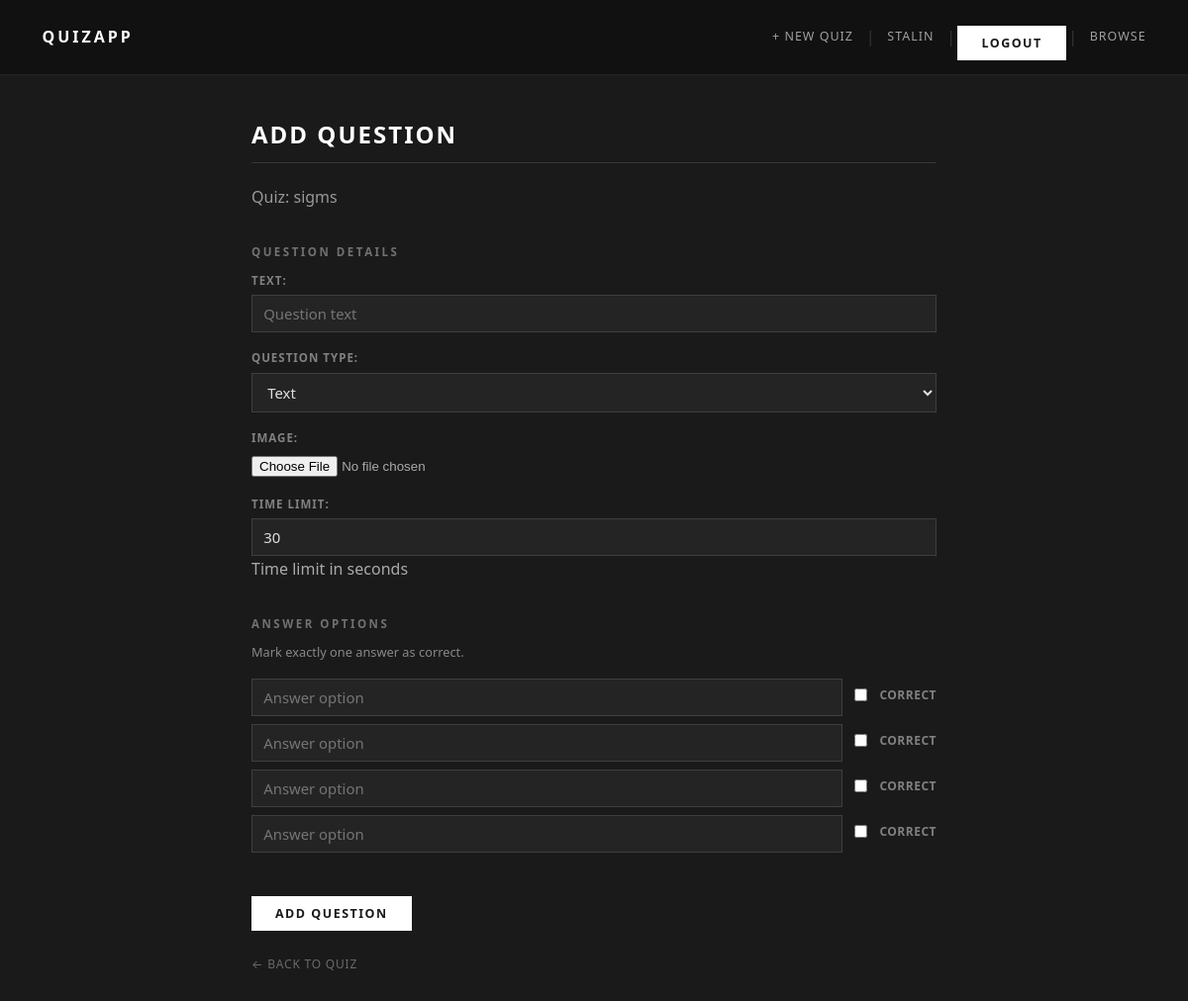
The app's page /quizzes/2/add-question/ (signed in), older data.
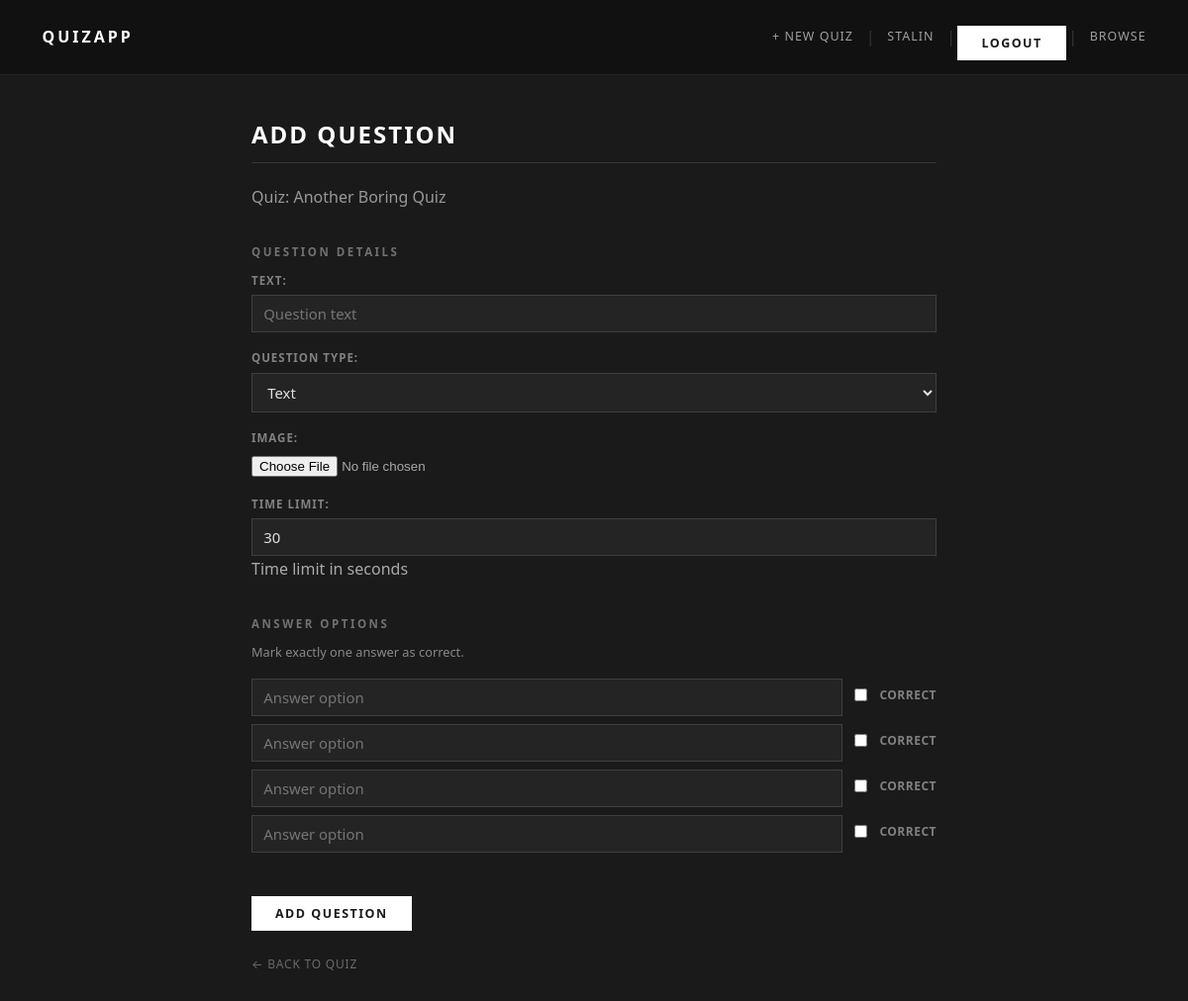
The same page, newer data.
### quiz/models.py (models this page shows, shortened)
class Quiz(models.Model):
    title = models.CharField(max_length=200)
    description = models.TextField(blank=True)
    created_by = models.ForeignKey(User, on_delete=models.CASCADE, related_name='quizzes')
    created_at = models.DateTimeField(auto_now_add=True)
    invite_code = models.CharField(max_length=8, unique=True, null=True, blank=True)

### quiz/views.py (the view)
# urls.py: path('quizzes/<int:quiz_id>/add-question/', views.add_question, name='add_question'),
@login_required
def add_question(request, quiz_id):
    quiz = get_object_or_404(Quiz, id=quiz_id)
    if not (request.user == quiz.created_by or request.user.is_staff):
        return redirect('quiz_detail', quiz_id=quiz.id)
    if request.method == 'POST':
        q_form = QuestionForm(request.POST, request.FILES)
        if q_form.is_valid():
            question = q_form.save(commit=False)
            question.quiz = quiz
            question.order = quiz.questions.count()
            question.save()
            formset = AnswerFormSet(request.POST, instance=question)
            if formset.is_valid():
                formset.save()
            messages.success(request, 'Question added.')
            return redirect('edit_quiz', quiz_id=quiz.id)
    else:
        q_form = QuestionForm()
        formset = AnswerFormSet()
    return render(request, 'quiz/add_question.html', {
        'quiz': quiz,
        'q_form': q_form,
        'formset': formset,
    })

### quiz/forms.py (shortened to what this page needs)
class QuestionForm(forms.ModelForm):
    class Meta:
        model = Question
        fields = ['text', 'question_type', 'image', 'time_limit']
        widgets = {
            'text': forms.TextInput(attrs={'placeholder': 'Question text'}),
            'time_limit': forms.NumberInput(attrs={'min': 5, 'max': 300}),
        }

### quiz/templates/quiz/add_question.html (shortened to what this page needs)
{% extends 'quiz/base.html' %}
{% block content %}
<h1>Add Question</h1>
<p class="quiz-description">Quiz: {{ quiz.title }}</p>
<form method="post" enctype="multipart/form-data">
    <div class="form-section">
        <h2>Question Details</h2>
        {{ q_form.as_p }}
    </div>
    <div class="form-section">
        <h2>Answer Options</h2>
        <p style="color:#888;font-size:.8rem">Mark exactly one answer as correct.</p>
        {% for form in formset %}
        <div class="answer-form-row">
            {{ form.text }}
            <label class="inline-check">
                {{ form.is_correct }} Correct
            </label>
        </div>
        {% endfor %}
    </div>
    <button type="submit">Add Question</button>
</form>
<a href="{% url 'edit_quiz' quiz.id %}" class="back-link">Back to Quiz</a>
{% endblock %}

Row changes from the older to the newer data that the page shows:
changed Quiz: title "sigms" → "Another Boring Quiz"
